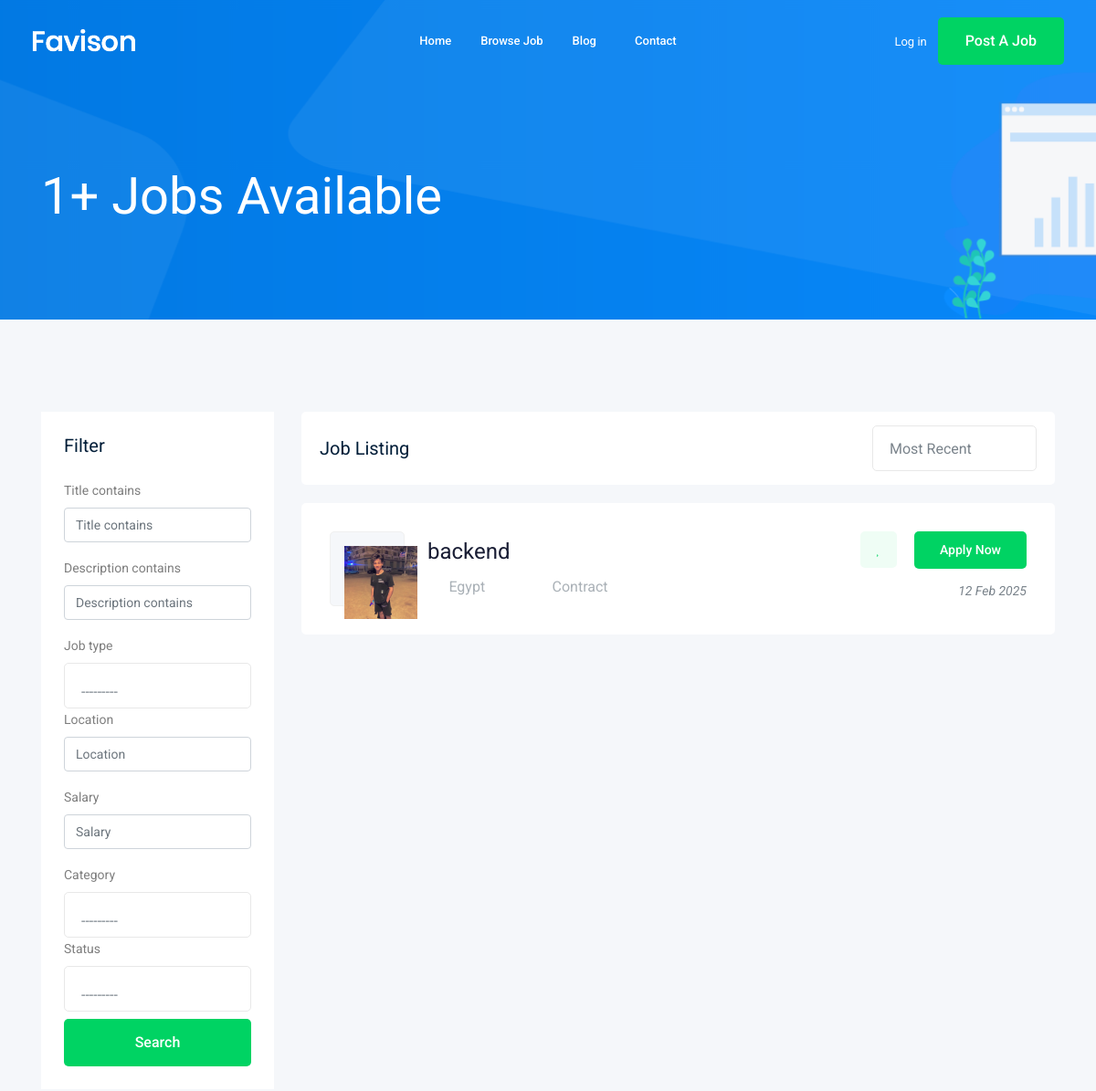
The app's page /jobs/ (upper part), older data.
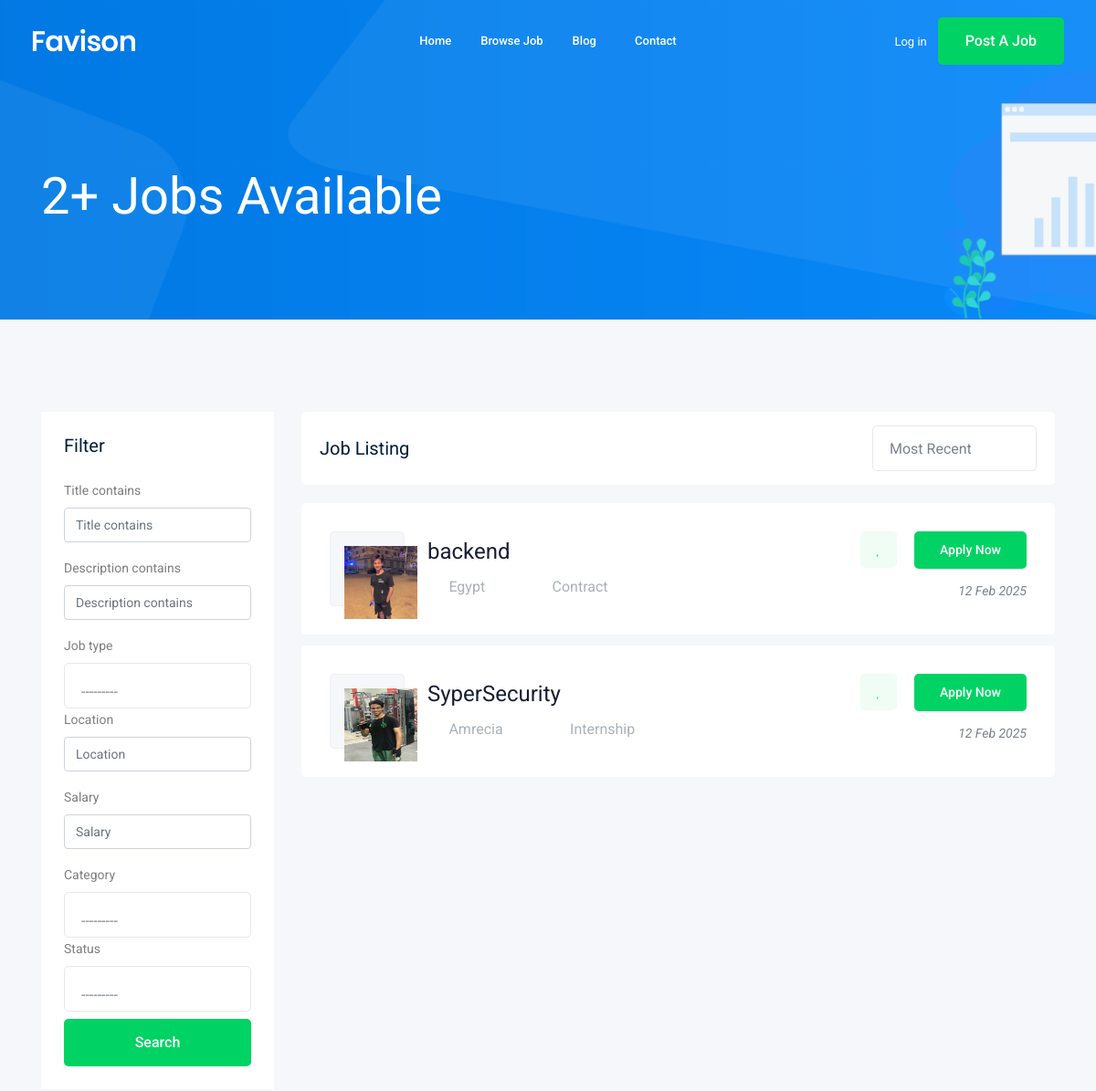
The same page, newer data.
### job/models.py (models this page shows, shortened)
class Job(models.Model):
    owner = models.ForeignKey(User, related_name='job_owner', on_delete=models.CASCADE)
    title = models.CharField(max_length=200, db_index=True, help_text="Enter the job title")
    description = models.TextField(help_text="Provide a detailed description of the job")
    job_type = models.CharField(
        max_length=20,
        choices=JOB_TYPE_CHOICES,
        default='Full-Time',
        help_text="Select the type of job"
    )
    image = models.ImageField(upload_to=upload_to, blank=True, null=True, help_text="Upload a relevant image")
    location = models.CharField(max_length=200, db_index=True, help_text="Enter the job location")
    vacancy = models.PositiveIntegerField(default=1, help_text="Enter the number of vacancies")
    salary = models.DecimalField(
        max_digits=10,
        decimal_places=2,
        blank=True,
        null=True,
        help_text="Enter the salary range (optional)"
    )
    responsibilities = models.TextField(help_text="List the job responsibilities")
    qualifications = models.TextField(help_text="List the required qualifications")
    benefits = models.TextField(help_text="List the job benefits")
    published_at = models.DateTimeField(auto_now_add=True)
    category = models.ForeignKey('Category',on_delete=models.CASCADE)
    experience = models.CharField(max_length=200, help_text="Enter the required experience level")
    gender = models.CharField(
        max_length=10,
        choices=GENDER_CHOICES,
        default='Any',
        help_text="Select the preferred gender (if applicable)"
    )
    slug = models.SlugField(unique=True, blank=True, help_text="Auto-generated slug for URLs")
    application_deadline = models.DateTimeField(blank=True, null=True, help_text="Set the application deadline")
    status = models.CharField(
        max_length=10,
        choices=STATUS_CHOICES,
        default='Draft',
        help_text="Select the job status"
    )

### job/views.py (the view)
# urls.py: path('', views.job_list, name='job_list'),  # URL for the job list view
def job_list(request):
    job_list = Job.objects.all()
    myfilter = JobFilter(request.GET, queryset=job_list)
    job_list = myfilter.qs
    paginator = Paginator(job_list, 2)
    page_number = request.GET.get('page')
    job_list = paginator.get_page(page_number)
    context = {'job_list': job_list,'myfilter': myfilter} # Define context outside the else block
    return render(request, 'job/job_list.html', context)

### job/models.py (called while the page is built)
    def __str__(self):
        return self.name

### job/templates/job/job_list.html (shortened to what this page needs)
{% extends 'base.html' %}
{% load static  %}
{% load bootstrap4 %}
{% block body %}
    <div class="bradcam_area bradcam_bg_1">
        <div class="container">
            <div class="row">
                <div class="col-xl-12">
                    <div class="bradcam_text">
                        <h3>{{job_list|length}}+ Jobs Available</h3>
                    </div>
                </div>
            </div>
        </div>
    </div>
    <div class="job_listing_area plus_padding">
        <div class="container">
            <div class="row">
                <div class="col-lg-3">
                    <div class="job_filter white-bg">
                        <div class="form_inner white-bg">
                            <h3>Filter</h3>
                            <form method="GET">
                                {% bootstrap_form myfilter.form %}
                                <input type ="submit" value="Search" class="boxed-btn3 w-100 mt-2">
                            </form>
                        </div>
                    </div>
                </div>
                <div class="col-lg-9">
                    <div class="recent_joblist_wrap">
                        <div class="recent_joblist white-bg ">
                            <div class="row align-items-center">
                                <div class="col-md-6">
                                    <h4>Job Listing</h4>
                                </div>
                                <div class="col-md-6">
                                    <div class="serch_cat d-flex justify-content-end">
                                    </div>
                                </div>
                            </div>
                        </div>
                    </div>
                    <div class="job_lists m-0">
                        <div class="row">
                            {% for job_list in job_list %}
                            <div class="col-lg-12 col-md-12">
                                <div class="single_jobs white-bg d-flex justify-content-between">
                                    <div class="jobs_left d-flex align-items-center">
                                        <div class="thumb">
                                            {% if job_list.image %}
                                            <img style="height: 80px; width: 80px;" src="{{ job_list.image.url }}" alt="">
                                        {% else %}
                                            <img style="height: 80px; width: 80px;" src="{% static 'img/svg_icon/1.svg' %}" alt="">
                                        {% endif %}
                                        </div>
                                        <div class="jobs_conetent">
                                            <a href="{% url 'jobs:job_detail' job_list.slug %}"><h4>{{job_list.title}}</h4></a>
                                            <div class="links_locat d-flex align-items-center">
                                                <div class="location">
                                                    <p> <i class="fa fa-map-marker"></i> {{job_list.location}}</p>
                                                </div>
                                                <div class="location">
                                                    <p> <i class="fa fa-clock-o"></i> {{job_list.job_type}}</p>
                                                </div>
                                            </div>
                                        </div>
                                    </div>
                                    <div class="jobs_right">
                                        <div class="apply_now">
                                            <a class="heart_mark" href="#"> <i class="fa fa-heart"></i> </a>
                                            <a href="{% url 'jobs:job_detail' job_list.slug %}" class="boxed-btn3">Apply Now</a>
                                        </div>
                                        <div class="date">
                                            <p>{{job_list.application_deadline|date:'d M o'}}</p>
                                        </div>
                                    </div>
                                </div>
                            </div>
                          {% endfor %}
                        </div>
                    </div>
                </div>
            </div>
        </div>
    </div>
{% endblock %}

### templates/base.html (shortened to what this page needs)
<!doctype html>
{% load static %}
<html class="no-js" lang="zxx">
<head>
    <link rel="stylesheet" href="{% static 'css/bootstrap.min.css' %}">
    <link rel="stylesheet" href="{% static 'css/owl.carousel.min.css' %}">
    <link rel="stylesheet" href="{% static 'css/magnific-popup.css' %}">
    <link rel="stylesheet" href="{% static 'css/font-awesome.min.css' %}">
    <link rel="stylesheet" href="{% static 'css/themify-icons.css' %}">
    <link rel="stylesheet" href="{% static 'css/nice-select.css' %}">
    <link rel="stylesheet" href="{% static 'css/flaticon.css' %}">
    <link rel="stylesheet" href="{% static 'css/gijgo.css' %}">
    <link rel="stylesheet" href="{% static 'css/animate.min.css' %}">
    <link rel="stylesheet" href="{% static 'css/slicknav.css' %}">
    <link rel="stylesheet" href="{% static 'css/style.css' %}">
</head>
<body>
    {% include 'parts/navbar.html' %}
    {% block body %}
    {% endblock %}
</body>
</html>

### templates/parts/navbar.html (shortened to what this page needs)
<header>
    <div class="header-area ">
        <div id="sticky-header" class="main-header-area">
            <div class="container-fluid ">
                <div class="header_bottom_border">
                    <div class="row align-items-center">
                        <div class="col-xl-3 col-lg-2">
                            <div class="logo">
                                <a href="index.html">
                                    <img src="img/logo.png" alt="">
                                </a>
                            </div>
                        </div>
                        <div class="col-xl-6 col-lg-7">
                            <div class="main-menu  d-none d-lg-block">
                                <nav>
                                    <ul id="navigation">
                                        <li><a href="{% url 'home:home' %}">home</a></li>
                                        <li><a href="{% url 'jobs:job_list' %}">Browse Job</a></li>
                                        <li><a href="#">blog <i class="ti-angle-down"></i></a>
                                        </li>
                                        <li><a href="{% url 'contact:send_text' %}">Contact</a></li>
                                    </ul>
                                </nav>
                            </div>
                        </div>
                        <div class="col-xl-3 col-lg-3 d-none d-lg-block">
                            <div class="Appointment">
                                <div class="phone_num d-none d-xl-block">
                            {% if user.is_authenticated %}
                            <a href="{% url 'logout' %}">Logout</a>
                            <br>
                            <a href="{% url 'accounts:profile' %}">Profile</a>
                        {% else %}
                            <a href="{% url 'login' %}">Log in</a>
                        {% endif %}
                                </div>
                                <div class="d-none d-lg-block">
                                    {% if request.resolver_match.app_name == 'posts' %}
                                    <a class="boxed-btn3" href="{% url 'posts:create' %}">Post a Blog</a>
                                {% else %}
                                    <a class="boxed-btn3" href="{% url 'jobs:add_job' %}">Post a Job</a>
                                {% endif %}                                </div>
                            </div>
                        </div>
                        <div class="col-12">
                        </div>
                    </div>
                </div>
            </div>
        </div>
    </div>
</header>

Row changes from the older to the newer data that the page shows:
added Job: image (picture), title "SyperSecurity", location "Amrecia", job_type "Internship", application_deadline "12 Feb 2025"
Text that changed along with them:
{{ job_list|length }}: "1" → "2"
